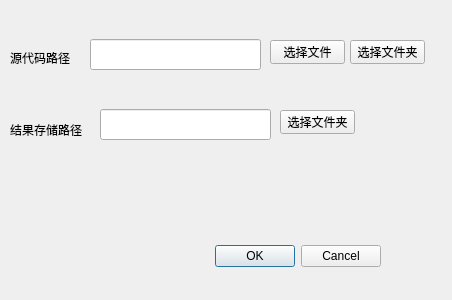
<?xml version="1.0" encoding="UTF-8"?>
<ui version="4.0">
 <class>Dialog</class>
 <widget class="QDialog" name="Dialog">
  <property name="geometry">
   <rect>
    <x>0</x>
    <y>0</y>
    <width>452</width>
    <height>300</height>
   </rect>
  </property>
  <property name="windowTitle">
   <string>Dialog</string>
  </property>
  <widget class="QDialogButtonBox" name="run_task">
   <property name="geometry">
    <rect>
     <x>40</x>
     <y>240</y>
     <width>341</width>
     <height>32</height>
    </rect>
   </property>
   <property name="orientation">
    <enum>Qt::Horizontal</enum>
   </property>
   <property name="standardButtons">
    <set>QDialogButtonBox::Cancel|QDialogButtonBox::Ok</set>
   </property>
  </widget>
  <widget class="QLabel" name="label">
   <property name="geometry">
    <rect>
     <x>10</x>
     <y>50</y>
     <width>61</width>
     <height>16</height>
    </rect>
   </property>
   <property name="text">
    <string>源代码路径</string>
   </property>
  </widget>
  <widget class="QPushButton" name="select_file_btn">
   <property name="geometry">
    <rect>
     <x>270</x>
     <y>40</y>
     <width>75</width>
     <height>24</height>
    </rect>
   </property>
   <property name="text">
    <string>选择文件</string>
   </property>
  </widget>
  <widget class="QPushButton" name="select_dir_src_btn">
   <property name="geometry">
    <rect>
     <x>350</x>
     <y>40</y>
     <width>75</width>
     <height>24</height>
    </rect>
   </property>
   <property name="text">
    <string>选择文件夹</string>
   </property>
  </widget>
  <widget class="QLabel" name="label_2">
   <property name="geometry">
    <rect>
     <x>10</x>
     <y>120</y>
     <width>81</width>
     <height>20</height>
    </rect>
   </property>
   <property name="text">
    <string>结果存储路径</string>
   </property>
  </widget>
  <widget class="QPushButton" name="select_dir_res_btn">
   <property name="geometry">
    <rect>
     <x>280</x>
     <y>110</y>
     <width>75</width>
     <height>24</height>
    </rect>
   </property>
   <property name="text">
    <string>选择文件夹</string>
   </property>
  </widget>
  <widget class="QLineEdit" name="source_code_path_edt">
   <property name="geometry">
    <rect>
     <x>90</x>
     <y>39</y>
     <width>171</width>
     <height>31</height>
    </rect>
   </property>
  </widget>
  <widget class="QLineEdit" name="result_path_edt">
   <property name="geometry">
    <rect>
     <x>100</x>
     <y>109</y>
     <width>171</width>
     <height>31</height>
    </rect>
   </property>
  </widget>
 </widget>
 <resources/>
 <connections>
  <connection>
   <sender>run_task</sender>
   <signal>accepted()</signal>
   <receiver>Dialog</receiver>
   <slot>accept()</slot>
   <hints>
    <hint type="sourcelabel">
     <x>248</x>
     <y>254</y>
    </hint>
    <hint type="destinationlabel">
     <x>157</x>
     <y>274</y>
    </hint>
   </hints>
  </connection>
  <connection>
   <sender>run_task</sender>
   <signal>rejected()</signal>
   <receiver>Dialog</receiver>
   <slot>reject()</slot>
   <hints>
    <hint type="sourcelabel">
     <x>316</x>
     <y>260</y>
    </hint>
    <hint type="destinationlabel">
     <x>286</x>
     <y>274</y>
    </hint>
   </hints>
  </connection>
 </connections>
</ui>
